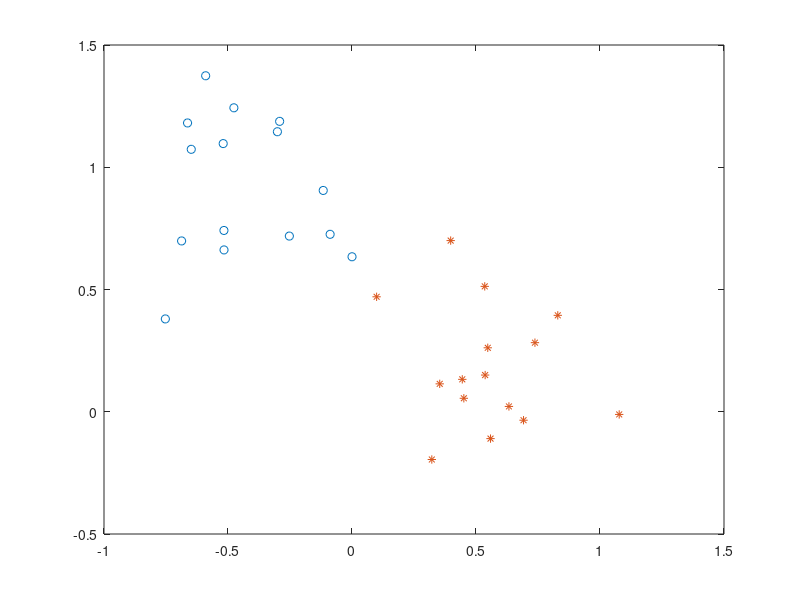

MATLAB code to generate this figure:
%{
   Support Vector Machine (SVM) example

    This is not a largescale test but it's neat, so it's in this directory

    We have binary data, and the two classes are labeled +1 and -1
    The data is d-dimensional, and we have n samples

%}

% Before running this, please add the TFOCS base directory to your path


% Generate a new problem

randn('state',23432);
rand('state',3454);

n = 30;
d = 2; % 2D data is nice because it's easy to visualize

n1 = round(.5*n);   % number of -1
n2 = n - n1;        % number of +1

% Generate data
mean1   = [-.5,1];
mean2   = [.6,.2];
s       = .25;  % standard deviation
x1  = repmat(mean1,n1,1) + s*randn(n1,2);
x2  = repmat(mean2,n2,1) + s*randn(n2,2);

figure(1); clf;
plot(x1(:,1), x1(:,2), 'o' )
hold all
plot(x2(:,1), x2(:,2), '*' )

%% compute a separating hyperplane

%%
% TFOCS v1.0a by Stephen Becker, Emmanuel Candes, and Michael Grant.
% Copyright 2010 California Institute of Technology and CVX Research.
% See the file TFOCS/license.{txt,pdf} for full license information.
